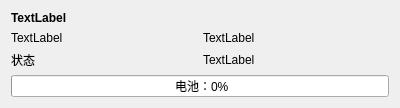
<?xml version="1.0" encoding="UTF-8"?>
<ui version="4.0">
 <class>DeviceItem</class>
 <widget class="QWidget" name="DeviceItem">
  <property name="geometry">
   <rect>
    <x>0</x>
    <y>0</y>
    <width>400</width>
    <height>96</height>
   </rect>
  </property>
  <property name="minimumSize">
   <size>
    <width>0</width>
    <height>0</height>
   </size>
  </property>
  <property name="baseSize">
   <size>
    <width>0</width>
    <height>0</height>
   </size>
  </property>
  <property name="windowTitle">
   <string>蓝牙设备</string>
  </property>
  <layout class="QVBoxLayout" name="verticalLayout">
   <item>
    <widget class="QLabel" name="lbl_ID">
     <property name="styleSheet">
      <string notr="true">font-weight: bold;</string>
     </property>
     <property name="text">
      <string>TextLabel</string>
     </property>
     <property name="alignment">
      <set>Qt::AlignLeading|Qt::AlignLeft|Qt::AlignVCenter</set>
     </property>
    </widget>
   </item>
   <item>
    <layout class="QHBoxLayout" name="horizontalLayout">
     <item>
      <widget class="QLabel" name="lbl_Name">
       <property name="text">
        <string>TextLabel</string>
       </property>
      </widget>
     </item>
     <item>
      <widget class="QLabel" name="lbl_Mac">
       <property name="layoutDirection">
        <enum>Qt::LeftToRight</enum>
       </property>
       <property name="text">
        <string>TextLabel</string>
       </property>
       <property name="alignment">
        <set>Qt::AlignLeading|Qt::AlignLeft|Qt::AlignVCenter</set>
       </property>
      </widget>
     </item>
    </layout>
   </item>
   <item>
    <layout class="QHBoxLayout" name="horizontalLayout_2">
     <item>
      <widget class="QLabel" name="lbl_Status_cap">
       <property name="text">
        <string>状态</string>
       </property>
      </widget>
     </item>
     <item>
      <widget class="QLabel" name="lbl_Status">
       <property name="text">
        <string>TextLabel</string>
       </property>
      </widget>
     </item>
    </layout>
   </item>
   <item>
    <widget class="QProgressBar" name="pb_battery">
     <property name="value">
      <number>0</number>
     </property>
     <property name="textVisible">
      <bool>true</bool>
     </property>
     <property name="invertedAppearance">
      <bool>false</bool>
     </property>
     <property name="format">
      <string> 电池：%p%</string>
     </property>
    </widget>
   </item>
  </layout>
 </widget>
 <resources/>
 <connections/>
</ui>
